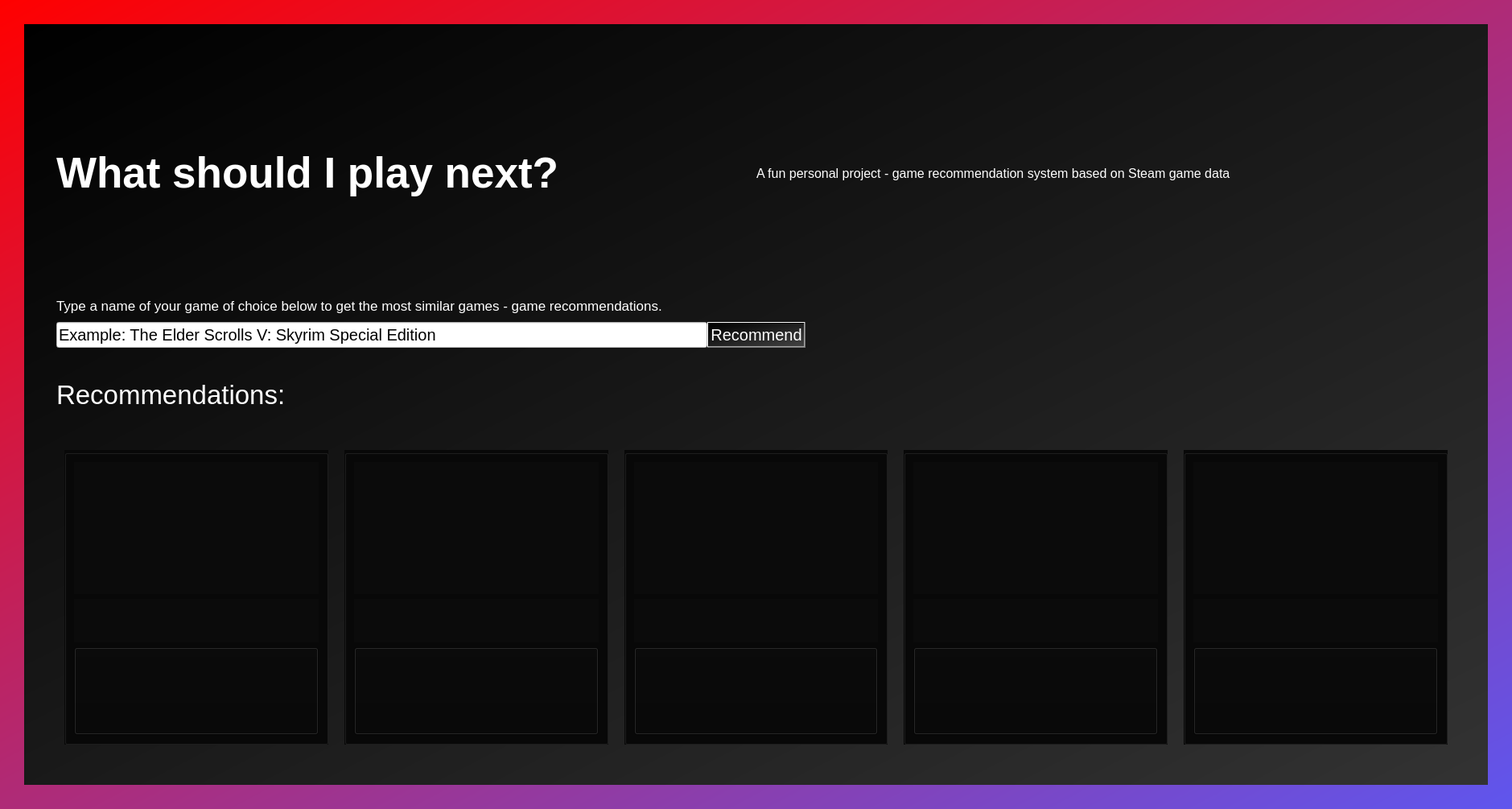
<?xml version="1.0" encoding="UTF-8"?>
<ui version="4.0">
 <class>MainWindow</class>
 <widget class="QMainWindow" name="MainWindow">
  <property name="geometry">
   <rect>
    <x>0</x>
    <y>0</y>
    <width>1879</width>
    <height>1005</height>
   </rect>
  </property>
  <property name="windowTitle">
   <string>MainWindow</string>
  </property>
  <property name="styleSheet">
   <string notr="true"/>
  </property>
  <widget class="QWidget" name="centralwidget">
   <property name="styleSheet">
    <string notr="true">background-color: qlineargradient(spread:pad, x1:0, y1:0.505682, x2:1, y2:1, stop:0 rgba(75, 237, 220, 255), stop:1 rgba(94, 86, 239, 255));

background-color: qlineargradient(spread:pad, x1:0, y1:0, x2:1, y2:1, stop:0 rgba(255, 0, 0, 255), stop:1 rgba(94, 86, 239, 255));


</string>
   </property>
   <layout class="QGridLayout" name="gridLayout">
    <property name="leftMargin">
     <number>30</number>
    </property>
    <property name="topMargin">
     <number>30</number>
    </property>
    <property name="rightMargin">
     <number>30</number>
    </property>
    <property name="bottomMargin">
     <number>30</number>
    </property>
    <property name="spacing">
     <number>0</number>
    </property>
    <item row="0" column="0">
     <widget class="QWidget" name="widget" native="true">
      <property name="styleSheet">
       <string notr="true">background-color: rgb(0, 0, 0);
background-color: qlineargradient(spread:pad, x1:0, y1:0, x2:1, y2:1, stop:0 rgba(0, 0, 0, 255), stop:1 rgba(51, 51, 51, 255));</string>
      </property>
      <layout class="QGridLayout" name="gridLayout_2" rowstretch="3,0,0,0,1,4" columnstretch="0">
       <property name="leftMargin">
        <number>40</number>
       </property>
       <property name="topMargin">
        <number>40</number>
       </property>
       <property name="rightMargin">
        <number>40</number>
       </property>
       <property name="bottomMargin">
        <number>40</number>
       </property>
       <property name="horizontalSpacing">
        <number>40</number>
       </property>
       <property name="verticalSpacing">
        <number>10</number>
       </property>
       <item row="4" column="0">
        <layout class="QHBoxLayout" name="horizontalLayout_4">
         <item>
          <widget class="QLabel" name="label_info_recommendations">
           <property name="font">
            <font>
             <pointsize>25</pointsize>
            </font>
           </property>
           <property name="styleSheet">
            <string notr="true">background-color: rgb(0, 0, 0);
color: rgb(255, 255, 255);
background-color: rgba(0, 0, 0, 0);</string>
           </property>
           <property name="text">
            <string>Recommendations:</string>
           </property>
          </widget>
         </item>
        </layout>
       </item>
       <item row="5" column="0">
        <layout class="QHBoxLayout" name="horizontalLayout_6">
         <property name="spacing">
          <number>20</number>
         </property>
         <property name="sizeConstraint">
          <enum>QLayout::SetDefaultConstraint</enum>
         </property>
         <property name="leftMargin">
          <number>10</number>
         </property>
         <property name="topMargin">
          <number>10</number>
         </property>
         <property name="rightMargin">
          <number>10</number>
         </property>
         <property name="bottomMargin">
          <number>10</number>
         </property>
         <item>
          <widget class="QGroupBox" name="groupBox_1">
           <property name="maximumSize">
            <size>
             <width>16777215</width>
             <height>16777215</height>
            </size>
           </property>
           <property name="styleSheet">
            <string notr="true">background-color: rgb(8, 8, 8);</string>
           </property>
           <property name="title">
            <string/>
           </property>
           <layout class="QVBoxLayout" name="verticalLayout" stretch="3,1,2">
            <item>
             <widget class="QLabel" name="label_game1_thumbnail">
              <property name="styleSheet">
               <string notr="true">background-color: rgba(25, 25, 25, 50);</string>
              </property>
              <property name="text">
               <string/>
              </property>
             </widget>
            </item>
            <item>
             <widget class="QLabel" name="label_game1_title">
              <property name="font">
               <font>
                <pointsize>12</pointsize>
               </font>
              </property>
              <property name="styleSheet">
               <string notr="true">color: rgb(255, 255, 255);
background-color: rgba(25, 25, 25, 50);</string>
              </property>
              <property name="text">
               <string/>
              </property>
             </widget>
            </item>
            <item>
             <widget class="QPushButton" name="button_game1_link">
              <property name="sizePolicy">
               <sizepolicy hsizetype="Minimum" vsizetype="Preferred">
                <horstretch>0</horstretch>
                <verstretch>0</verstretch>
               </sizepolicy>
              </property>
              <property name="styleSheet">
               <string notr="true">background-color: rgb(7, 7, 7);
color: rgb(255, 255, 255);</string>
              </property>
              <property name="text">
               <string/>
              </property>
             </widget>
            </item>
           </layout>
          </widget>
         </item>
         <item>
          <widget class="QGroupBox" name="groupBox_2">
           <property name="maximumSize">
            <size>
             <width>16777215</width>
             <height>16777215</height>
            </size>
           </property>
           <property name="styleSheet">
            <string notr="true">background-color: rgb(8, 8, 8);</string>
           </property>
           <property name="title">
            <string/>
           </property>
           <layout class="QVBoxLayout" name="verticalLayout_2" stretch="3,1,2">
            <property name="leftMargin">
             <number>9</number>
            </property>
            <item>
             <widget class="QLabel" name="label_game2_thumbnail">
              <property name="styleSheet">
               <string notr="true">background-color: rgba(25, 25, 25, 50);</string>
              </property>
              <property name="text">
               <string/>
              </property>
             </widget>
            </item>
            <item>
             <widget class="QLabel" name="label_game2_title">
              <property name="font">
               <font>
                <pointsize>12</pointsize>
               </font>
              </property>
              <property name="styleSheet">
               <string notr="true">color: rgb(255, 255, 255);
background-color: rgba(25, 25, 25, 50);</string>
              </property>
              <property name="text">
               <string/>
              </property>
             </widget>
            </item>
            <item>
             <widget class="QPushButton" name="button_game2_link">
              <property name="sizePolicy">
               <sizepolicy hsizetype="Minimum" vsizetype="Preferred">
                <horstretch>0</horstretch>
                <verstretch>0</verstretch>
               </sizepolicy>
              </property>
              <property name="styleSheet">
               <string notr="true">background-color: rgb(7, 7, 7);
color: rgb(255, 255, 255);
</string>
              </property>
              <property name="text">
               <string/>
              </property>
             </widget>
            </item>
           </layout>
          </widget>
         </item>
         <item>
          <widget class="QGroupBox" name="groupBox_3">
           <property name="maximumSize">
            <size>
             <width>16777215</width>
             <height>16777215</height>
            </size>
           </property>
           <property name="styleSheet">
            <string notr="true">background-color: rgb(8, 8, 8);</string>
           </property>
           <property name="title">
            <string/>
           </property>
           <layout class="QVBoxLayout" name="verticalLayout_3" stretch="3,1,2">
            <item>
             <widget class="QLabel" name="label_game3_thumbnail">
              <property name="styleSheet">
               <string notr="true">background-color: rgba(25, 25, 25, 50);</string>
              </property>
              <property name="text">
               <string/>
              </property>
             </widget>
            </item>
            <item>
             <widget class="QLabel" name="label_game3_title">
              <property name="font">
               <font>
                <pointsize>12</pointsize>
               </font>
              </property>
              <property name="styleSheet">
               <string notr="true">color: rgb(255, 255, 255);
background-color: rgba(25, 25, 25, 50);</string>
              </property>
              <property name="text">
               <string/>
              </property>
             </widget>
            </item>
            <item>
             <widget class="QPushButton" name="button_game3_link">
              <property name="sizePolicy">
               <sizepolicy hsizetype="Minimum" vsizetype="Preferred">
                <horstretch>0</horstretch>
                <verstretch>0</verstretch>
               </sizepolicy>
              </property>
              <property name="styleSheet">
               <string notr="true">background-color: rgb(7, 7, 7);
color: rgb(255, 255, 255);
</string>
              </property>
              <property name="text">
               <string/>
              </property>
             </widget>
            </item>
           </layout>
          </widget>
         </item>
         <item>
          <widget class="QGroupBox" name="groupBox_4">
           <property name="maximumSize">
            <size>
             <width>16777215</width>
             <height>16777215</height>
            </size>
           </property>
           <property name="styleSheet">
            <string notr="true">background-color: rgb(8, 8, 8);</string>
           </property>
           <property name="title">
            <string/>
           </property>
           <layout class="QVBoxLayout" name="verticalLayout_4" stretch="3,1,2">
            <item>
             <widget class="QLabel" name="label_game4_thumbnail">
              <property name="styleSheet">
               <string notr="true">background-color: rgba(25, 25, 25, 50);</string>
              </property>
              <property name="text">
               <string/>
              </property>
             </widget>
            </item>
            <item>
             <widget class="QLabel" name="label_game4_title">
              <property name="font">
               <font>
                <pointsize>12</pointsize>
               </font>
              </property>
              <property name="styleSheet">
               <string notr="true">color: rgb(255, 255, 255);
background-color: rgba(25, 25, 25, 50);</string>
              </property>
              <property name="text">
               <string/>
              </property>
             </widget>
            </item>
            <item>
             <widget class="QPushButton" name="button_game4_link">
              <property name="sizePolicy">
               <sizepolicy hsizetype="Minimum" vsizetype="Preferred">
                <horstretch>0</horstretch>
                <verstretch>0</verstretch>
               </sizepolicy>
              </property>
              <property name="styleSheet">
               <string notr="true">background-color: rgb(7, 7, 7);
color: rgb(255, 255, 255);</string>
              </property>
              <property name="text">
               <string/>
              </property>
             </widget>
            </item>
           </layout>
          </widget>
         </item>
         <item>
          <widget class="QGroupBox" name="groupBox_5">
           <property name="maximumSize">
            <size>
             <width>16777215</width>
             <height>16777215</height>
            </size>
           </property>
           <property name="styleSheet">
            <string notr="true">background-color: rgb(8, 8, 8);</string>
           </property>
           <property name="title">
            <string/>
           </property>
           <layout class="QVBoxLayout" name="verticalLayout_5" stretch="3,1,2">
            <item>
             <widget class="QLabel" name="label_game5_thumbnail">
              <property name="styleSheet">
               <string notr="true">background-color: rgba(25, 25, 25, 50);</string>
              </property>
              <property name="text">
               <string/>
              </property>
             </widget>
            </item>
            <item>
             <widget class="QLabel" name="label_game5_title">
              <property name="font">
               <font>
                <pointsize>12</pointsize>
               </font>
              </property>
              <property name="styleSheet">
               <string notr="true">color: rgb(255, 255, 255);
background-color: rgba(25, 25, 25, 50);</string>
              </property>
              <property name="text">
               <string/>
              </property>
             </widget>
            </item>
            <item>
             <widget class="QPushButton" name="button_game5_link">
              <property name="sizePolicy">
               <sizepolicy hsizetype="Minimum" vsizetype="Preferred">
                <horstretch>0</horstretch>
                <verstretch>0</verstretch>
               </sizepolicy>
              </property>
              <property name="styleSheet">
               <string notr="true">background-color: rgb(7, 7, 7);
color: rgb(255, 255, 255);</string>
              </property>
              <property name="text">
               <string/>
              </property>
             </widget>
            </item>
           </layout>
          </widget>
         </item>
        </layout>
       </item>
       <item row="2" column="0">
        <layout class="QHBoxLayout" name="horizontalLayout">
         <item>
          <widget class="QLineEdit" name="line_edit">
           <property name="font">
            <font>
             <family>Segoe UI</family>
             <pointsize>15</pointsize>
             <weight>50</weight>
             <italic>false</italic>
             <bold>false</bold>
            </font>
           </property>
           <property name="styleSheet">
            <string notr="true">background-color: rgb(255, 255, 255);
font: &quot;Segoe UI&quot;;</string>
           </property>
           <property name="text">
            <string>Example: The Elder Scrolls V: Skyrim Special Edition</string>
           </property>
          </widget>
         </item>
         <item>
          <widget class="QPushButton" name="button_recommend">
           <property name="font">
            <font>
             <family>Segoe UI</family>
             <pointsize>15</pointsize>
             <weight>50</weight>
             <italic>false</italic>
             <bold>false</bold>
            </font>
           </property>
           <property name="styleSheet">
            <string notr="true">color: rgb(255, 255, 255);
background-color: qlineargradient(spread:pad, x1:0, y1:0, x2:1, y2:1, stop:0 rgba(215, 21, 59, 255), stop:1 rgba(164, 49, 136, 255));
font: &quot;Segoe UI&quot;;
background-color: rgb(0, 0, 0);
background-color: qlineargradient(spread:pad, x1:0.222, y1:0.227273, x2:1, y2:1, stop:0 rgba(0, 0, 0, 255), stop:1 rgba(255, 255, 255, 255));
background-color: qlineargradient(spread:pad, x1:0, y1:0, x2:1, y2:1, stop:0 rgba(0, 0, 0, 255), stop:1 rgba(66, 66, 66, 255));</string>
           </property>
           <property name="text">
            <string>Recommend</string>
           </property>
          </widget>
         </item>
         <item>
          <spacer name="horizontalSpacer">
           <property name="orientation">
            <enum>Qt::Horizontal</enum>
           </property>
           <property name="sizeHint" stdset="0">
            <size>
             <width>40</width>
             <height>20</height>
            </size>
           </property>
          </spacer>
         </item>
        </layout>
       </item>
       <item row="0" column="0">
        <layout class="QHBoxLayout" name="horizontalLayout_2">
         <item>
          <widget class="QLabel" name="label_title">
           <property name="font">
            <font>
             <pointsize>40</pointsize>
             <weight>87</weight>
             <italic>false</italic>
             <bold>true</bold>
            </font>
           </property>
           <property name="styleSheet">
            <string notr="true">font: 700 &quot;Bahnschrift SemiCondensed&quot;;
color: rgb(255, 255, 255);
background-color: rgb(255, 255, 255);
background-color: rgb(109, 78, 217);
background-color: rgb(0, 0, 0);
background-color: rgba(0, 0, 0, 0);</string>
           </property>
           <property name="text">
            <string>What should I play next?</string>
           </property>
          </widget>
         </item>
         <item>
          <widget class="QLabel" name="label_project_description">
           <property name="font">
            <font>
             <pointsize>12</pointsize>
            </font>
           </property>
           <property name="styleSheet">
            <string notr="true">color: rgb(255, 255, 255);
background-color: rgb(0, 0, 0);
background-color: rgba(0, 0, 0, 0);</string>
           </property>
           <property name="text">
            <string>A fun personal project - game recommendation system based on Steam game data</string>
           </property>
          </widget>
         </item>
        </layout>
       </item>
       <item row="1" column="0">
        <layout class="QHBoxLayout" name="horizontalLayout_3">
         <item>
          <widget class="QLabel" name="label_instructions">
           <property name="font">
            <font>
             <pointsize>13</pointsize>
            </font>
           </property>
           <property name="styleSheet">
            <string notr="true">color: rgb(255, 255, 255);
background-color: rgb(0, 0, 0);
background-color: rgba(0, 0, 0, 0);</string>
           </property>
           <property name="text">
            <string>Type a name of your game of choice below to get the most similar games - game recommendations.</string>
           </property>
          </widget>
         </item>
        </layout>
       </item>
      </layout>
     </widget>
    </item>
   </layout>
  </widget>
 </widget>
 <resources/>
 <connections/>
</ui>
